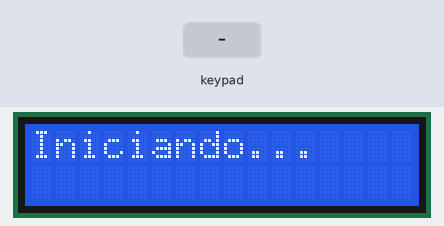
Bench run of a sketch on a simulated Arduino Uno, built with avr-gcc and run on an emulated ATmega328P. Shown: 16×2 character LCD. The test bench sets the inputs (shaded band).

Above: at 0.1 s.
3.3 s: keypad keys 7 + 5 = pressed 0.4 s apart
At 5.1 s:
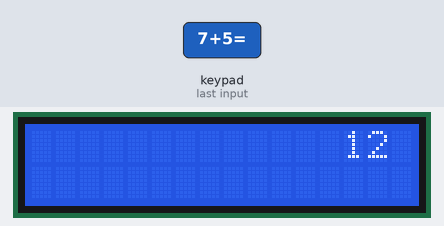
6.4 s: key '4' pressed
At 7.3 s:
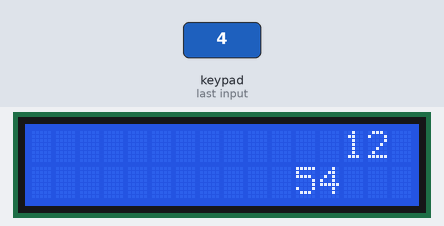
7.9 s: key '1' pressed
At 8.8 s:
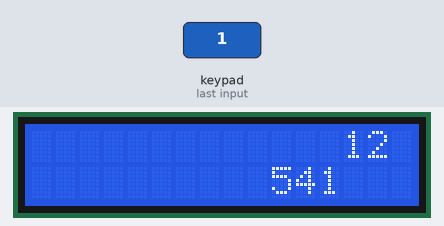
9.4 s: keypad keys 7 6 5 4 pressed 0.4 s apart
At 12.0 s:
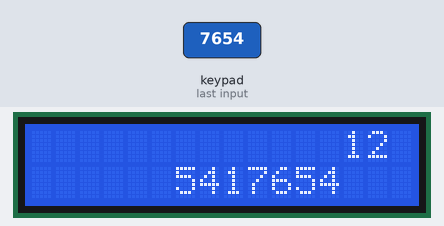
Timing chart, 0 to 13.5 s (numbered marks = the images above; inputs shaded):
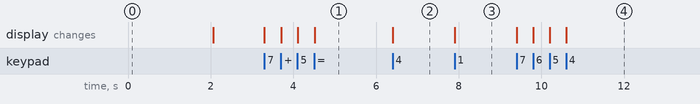

Measured:
- after the input at 3.3 s, the display: first changes at once (image 1 shows a later state)
- after the input at 6.4 s, the display: changes at once (image 2)
- after the input at 7.9 s, the display: changes at once (image 3)
- after the input at 9.4 s, the display: first changes at once (image 4 shows a later state)

The sketch:

ClacMatricial.ino
```cpp
/*
 * ........CALCULADORA CON TECLADO.........
 * NOMBRE: Esteban Noboa
 * FECHA: 29/10/2018
 */
#include <LiquidCrystal.h> //libreria para inicializar pantalla LCD
#include <Keypad.h>        //libreria para uso teclado matricial
#include <Wire.h>          //libreria que permite la comunicacion del teclado con la pantalla

LiquidCrystal lcd(13,12,11,10,9,8); //definir pines:RS E d4 d5 d6 d7

const byte COLUMNAS = 4; //declarar columnas y filas
const byte FILAS = 4; //declarar columnas y filas
char teclas [FILAS] [COLUMNAS] = {{'4','1','7','x'},{'5','2','8','-'},{'6','3','9','='},{'+','-','x','/'}}; //se da el valor dde cada tecla en la matriz
byte pinesfila[FILAS] = {3,2,1,0}; //define pines de salinas filas
byte pinescol [COLUMNAS] = {7,6,5,4}; //define pines de salinas columnas
Keypad Teclado = Keypad(makeKeymap(teclas),pinesfila,pinescol,FILAS,COLUMNAS);

boolean inicio = false; // variable control
boolean final = false; // variable de control

String num1, num2; //variables numericas usadas en la operacion
int calTotal;
char operacion; //variable para guardar las operacion + - / *

void setup()
{
  lcd.begin(16,2); //inicializar pantalla lcd
  lcd.setCursor(0,0); //situar la escritura en la posicion 0,0
  lcd.print("Iniciando..."); //mensaje inicial
  delay (2000); // tiempo del mensaje inicial
  lcd.clear(); //limpiar pantalla
}

void loop()
{
  char key = Teclado.getKey();

  if (key != NO_KEY && (key=='1' || key=='2' || key=='3' || key=='4' || key=='5' || key=='6' || key=='7' || key=='8' || key=='9' || key=='0')) //comprobar si se presiona teclas correctamente
  {
    if(inicio == false){ //suma
      num1 = num1 + key; //suma con las variables obtenidas antes
      int numLength = num1.length(); //obtener posicion en la panatalla lcd de la suma
      lcd.setCursor(15-numLength,0); //posicionar el resultado
      lcd.print(num1);  //impresion del resultado
  }
     else {
      num2 = num2 + key;
      int numLength = num2.length();
      lcd.setCursor(15-numLength,1);
      lcd.print(num2);
      final = true;
  }
}

if (inicio == false && key != NO_KEY && (key == '+' || key == '-' || key == 'x' || key == '/')){ //correcto uso de las operaciones
  inicio = true; //variable control
 operacion = key; //se guarda en la variable operacion
 lcd.setCursor(15,0); //se pide escribir en la posicion 15,0
 lcd.print (operacion);

}
if (final == true && key !=NO_KEY && key == '=')
{
    if (operacion == '+')
    {calTotal= num1.toInt() + num2.toInt();} //suma
    if (operacion == '-')
    {calTotal= num1.toInt() - num2.toInt();} //resta
    if (operacion == 'x')
    {calTotal= num1.toInt() * num2.toInt();} // multiplicacion
    if (operacion == '/')
    {calTotal= num1.toInt() / num2.toInt();} //division

    lcd.clear(); //limpiar cursor
    lcd.setCursor(15,0);
    lcd.autoscroll();
    lcd.print(calTotal);
    lcd.noAutoscroll();
}
}
```
